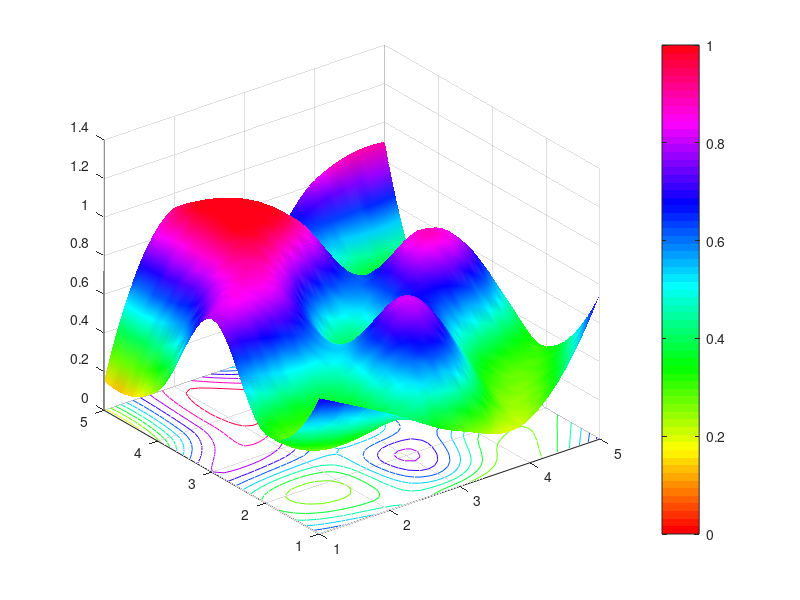

Here is the MATLAB script that generated this plot:
%% Problem 4 Interpolation and surface plots

Z0 = rand(5);
[X0, Y0] = meshgrid(1:5);

% interpolation
[X1, Y1] = meshgrid(1:0.1:5);
Z1 = interp2(X0, Y0, Z0, X1, Y1, 'cubic');

figure;
surf(X1, Y1, Z1);
colormap(hsv);
shading('interp');
hold on

contour(X1, Y1, Z1);
colorbar;
caxis([0, 1]);